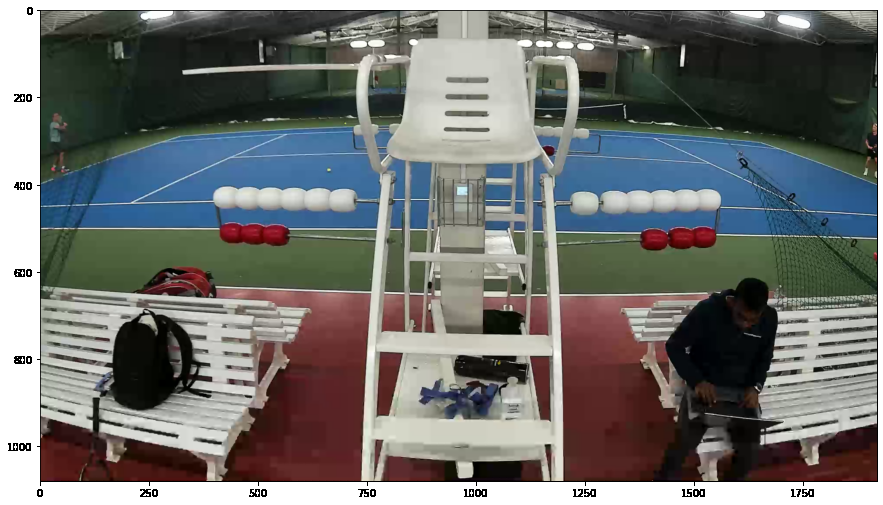
#> input picture tennis_score_image.png, 883 x 505 px
$ python -i Sport_Camera_Modules.py   (imports and definitions only)
#> lines starting #> are read from the running program, lines starting #| are printed output that depends on the picture
#> further down, picture is the input picture: shape (505, 883, 3); mean B, G, R 112, 113.9, 112.5
import numpy as np
import cv2
import os

from operator import itemgetter

import imageio
import time
import imutils
from collections import deque
import operator

import matplotlib.pyplot as plt
from pylab import rcParams


# ======================
# CV2 HELPER MODULES
# ======================

def blur(image):
    return cv2.medianBlur(image, 5)

def hsv(image):
    return cv2.cvtColor(image, cv2.COLOR_RGB2HSV)

def hls(image):
    return cv2.cvtColor(image, cv2.COLOR_BGR2HLS)

def lab (image):
    return cv2.cvtColor(image, cv2.COLOR_BGR2LAB)

def contrast(image):
    lab= cv2.cvtColor(image, cv2.COLOR_BGR2LAB)
#> lab: shape (505, 883, 3); mean of channels 0, 1, 2 118.7, 128.3, 129.7
    l, a, b = cv2.split(lab)
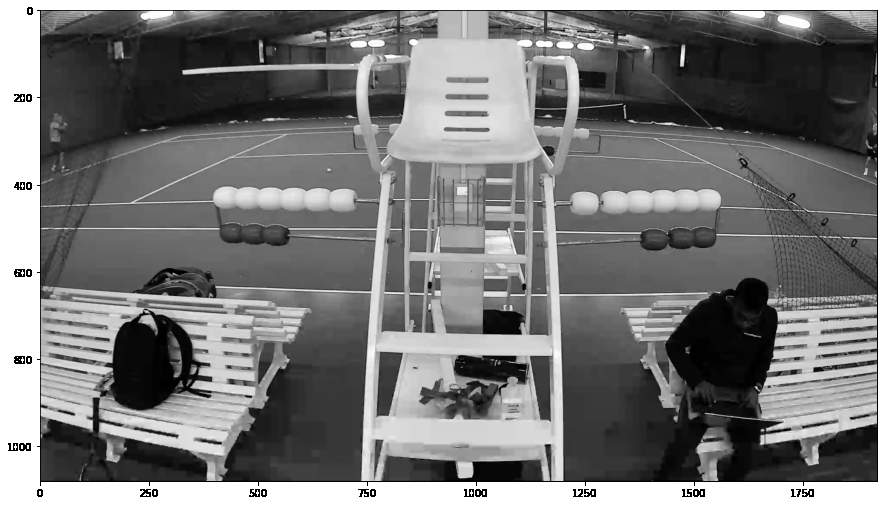
#> l: shape (505, 883); min 0, max 255, mean 118.7
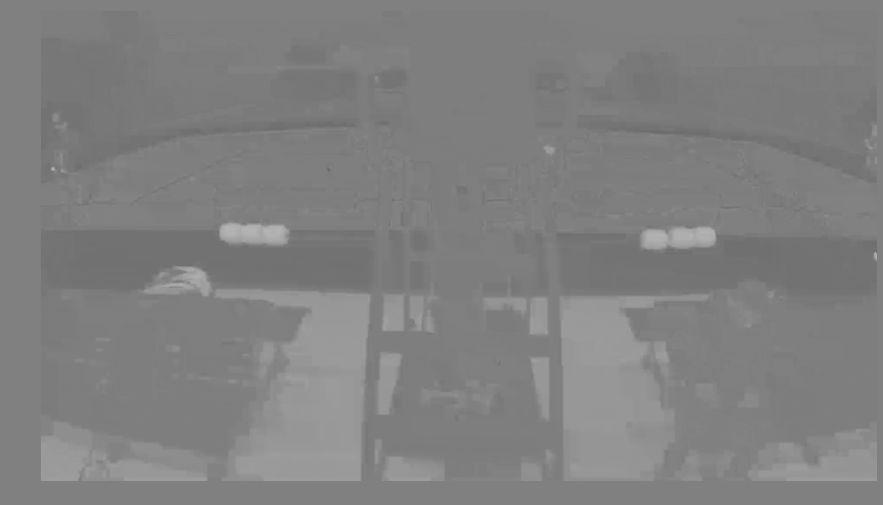
#> a: shape (505, 883); min 105, max 182, mean 128.3
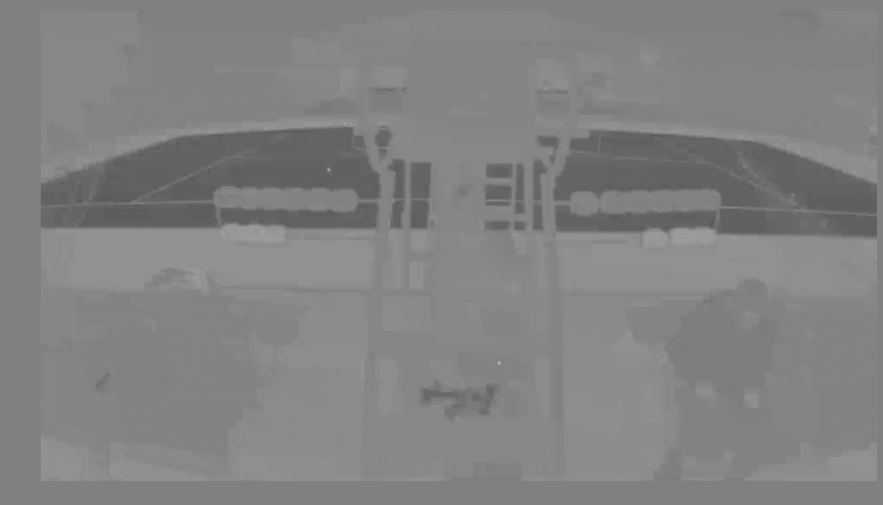
#> b: shape (505, 883); min 86, max 180, mean 129.7
    clahe = cv2.createCLAHE(clipLimit=15.0, tileGridSize=(12,12))
    cl = clahe.apply(l)
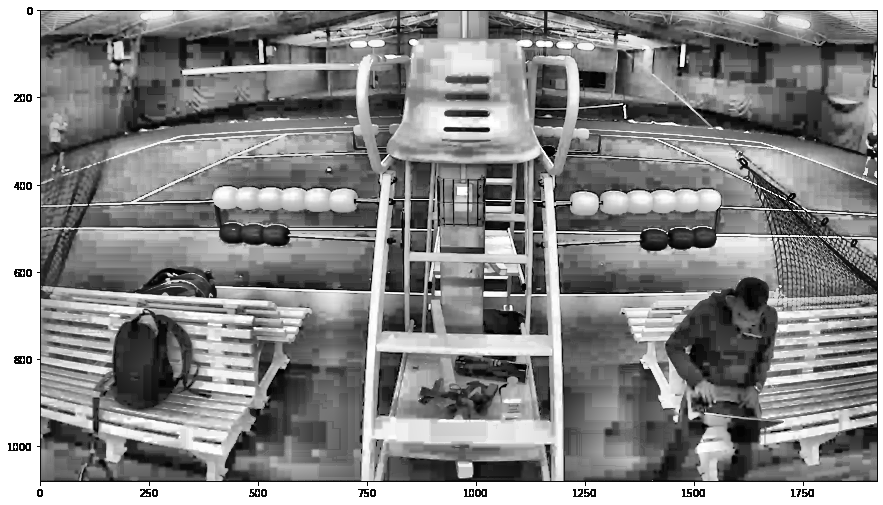
#> cl: shape (505, 883); min 0, max 255, mean 137.8
    limg = cv2.merge((cl,a,b))
#> limg: shape (505, 883, 3); mean of channels 0, 1, 2 137.8, 128.3, 129.7
    final = cv2.cvtColor(limg, cv2.COLOR_LAB2BGR)
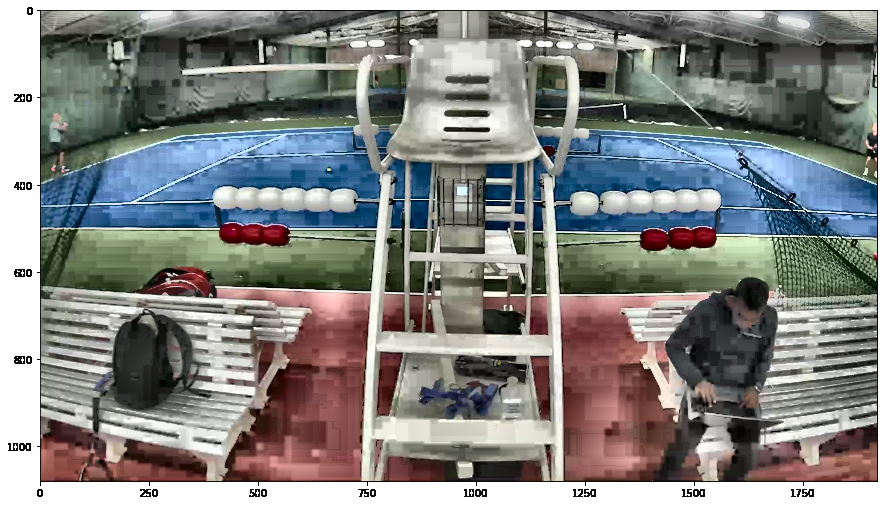
#> final: shape (505, 883, 3); mean B, G, R 129.9, 132.3, 131
    return final

def isolate(image, mask):
    image[mask == 0] = 0
    return image

# ======================
# PREPROCESSING MODULES
# ======================

# [75 lines left out: functions masking, thresholding, normalize_frame, preprocess_frame, get_processed_img_red, get_processed_img_white and 1 more, not called in this run]

def get_radius(cont):
    ((x, y), radius) = cv2.minEnclosingCircle(cont)
    return radius

def get_center(cont):
    M = cv2.moments(cont)
    return (int(M["m10"] / M["m00"]), int(M["m01"] / M["m00"]))

def sort_centers(lst):
    return sorted(lst,key=itemgetter(0))

def get_sorted_ind(lst):
    return sorted(range(len(lst)),key=lst.__getitem__)

# [63 lines left out: functions get_list_centers, add_centers_to_list, get_list_pts, calc_ds, check_ball_move, not called in this run]

>>> import cv2
>>> picture = cv2.imread('tennis_score_image.png')
>>> result = contrast(picture)

$ run again, on white.png
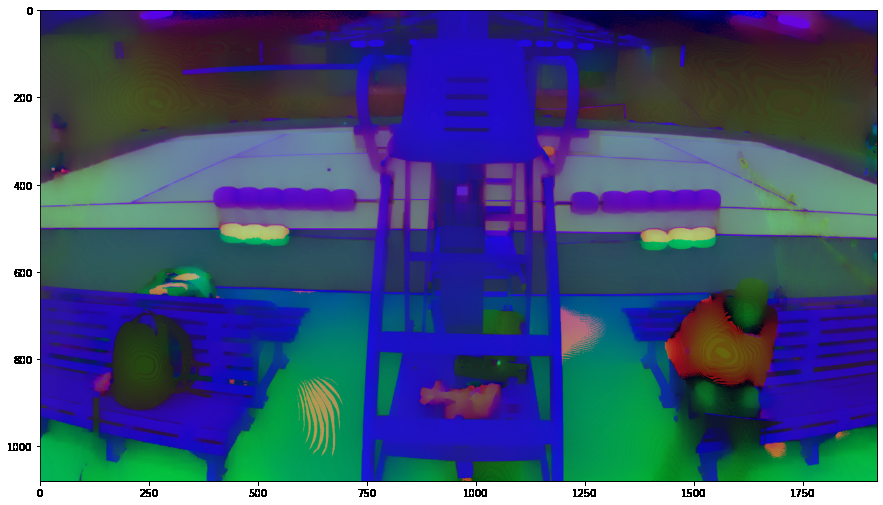
#> input picture white.png, 883 x 505 px
#> picture is the input picture: shape (505, 883, 3); mean B, G, R 124.4, 85.5, 70.7
#> lab: shape (505, 883, 3); mean of channels 0, 1, 2 99, 137.9, 108.1
#> in contrast, `cl = clahe.apply(l)`:
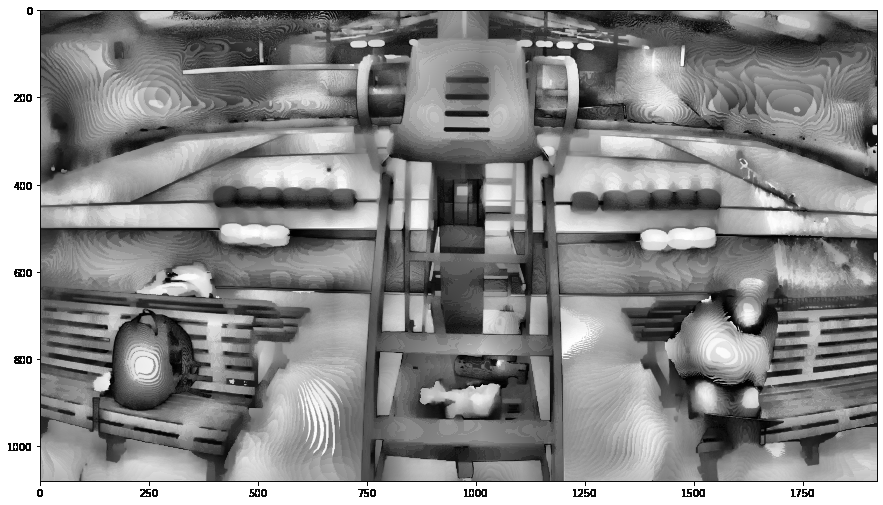
#> cl: shape (505, 883); min 0, max 255, mean 139.4
#> limg: shape (505, 883, 3); mean of channels 0, 1, 2 139.4, 137.9, 108.1
#> in contrast, `final = cv2.cvtColor(limg, cv2.COLOR_LAB2BGR)`:
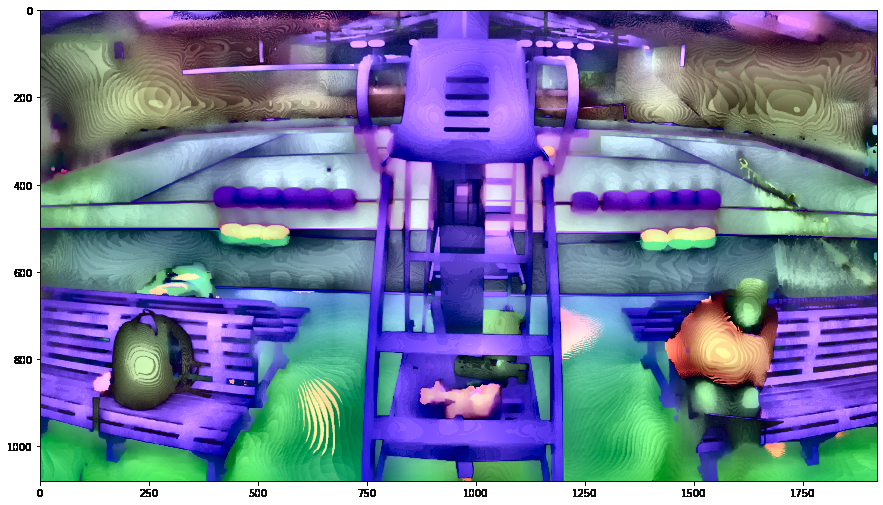
#> final: shape (505, 883, 3); mean B, G, R 162, 127, 119.4
